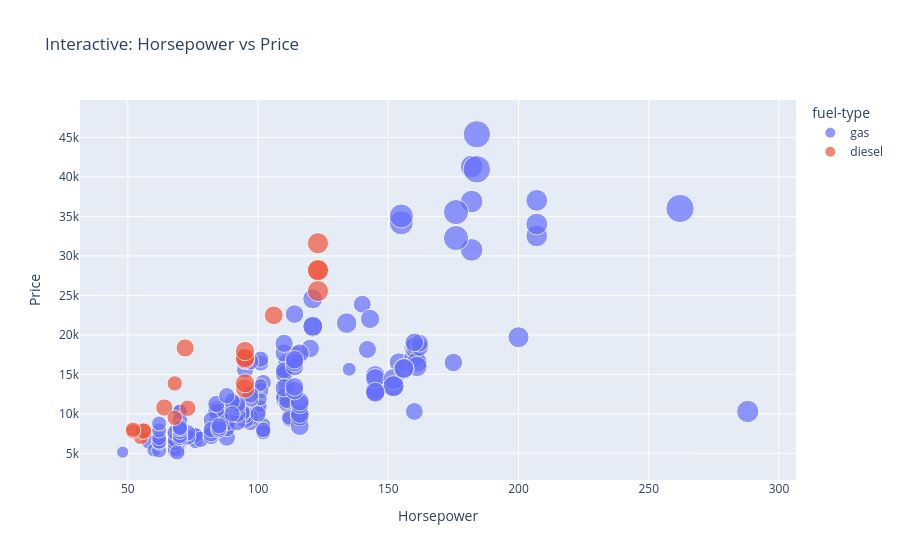

The notebook cell this image was saved under:
### Markdown cell above
### 6. Interactive Charts

**Interactive Scatter**

### Code cell
import plotly.express as px

fig = px.scatter(df_cleaned,
                 x='horsepower',
                 y='price',
                 color='fuel-type',
                 size='engine-size',
                 hover_data=['make','body-style'],
                 title='Interactive: Horsepower vs Price')

fig.update_layout(
    xaxis_title='Horsepower',
    yaxis_title='Price'
)

fig.show()

### Figure 1 — Plotly figure (JSON) as saved in the notebook; plotly's stock layout.template omitted (floating-point values rounded to 4 significant figures; data arrays with more than 128 entries replaced by an {"elided": "..."} marker saying what was removed)
{"data": [{"customdata": {"elided": "185x2 str values"}, "hovertemplate": "fuel-type=gas<br>horsepower=%{x}<br>price=%{y}<br>engine-size=%{marker.size}<br>make=%{customdata[0]}<br>body-style=%{customdata[1]}<extra></extra>", "legendgroup": "gas", "marker": {"color": "#636efa", "size": {"elided": "185 float values"}, "sizemode": "area", "sizeref": 0.815, "symbol": "circle"}, "mode": "markers", "name": "gas", "orientation": "v", "showlegend": true, "type": "scatter", "x": {"elided": "185 float values"}, "xaxis": "x", "y": {"elided": "185 float values"}, "yaxis": "y"}, {"customdata": [["mazda", "sedan"], ["mazda", "sedan"], ["mercedes-benz", "sedan"], ["mercedes-benz", "wagon"], ["mercedes-benz", "hardtop"], ["mercedes-benz", "sedan"], ["nissan", "sedan"], ["peugot", "sedan"], ["peugot", "wagon"], ["peugot", "sedan"], ["peugot", "wagon"], ["peugot", "sedan"], ["toyota", "sedan"], ["toyota", "hatchback"], ["toyota", "sedan"], ["volkswagen", "sedan"], ["volkswagen", "sedan"], ["volkswagen", "sedan"], ["volkswagen", "sedan"], ["volvo", "sedan"]], "hovertemplate": "fuel-type=diesel<br>horsepower=%{x}<br>price=%{y}<br>engine-size=%{marker.size}<br>make=%{customdata[0]}<br>body-style=%{customdata[1]}<extra></extra>", "legendgroup": "diesel", "marker": {"color": "#EF553B", "size": [122.0, 134.0, 183.0, 183.0, 183.0, 183.0, 103.0, 152.0, 152.0, 152.0, 152.0, 152.0, 110.0, 110.0, 110.0, 97.0, 97.0, 97.0, 97.0, 145.0], "sizemode": "area", "sizeref": 0.815, "symbol": "circle"}, "mode": "markers", "name": "diesel", "orientation": "v", "showlegend": true, "type": "scatter", "x": [64.0, 72.0, 123.0, 123.0, 123.0, 123.0, 55.0, 95.0, 95.0, 95.0, 95.0, 95.0, 56.0, 56.0, 73.0, 52.0, 52.0, 68.0, 68.0, 106.0], "xaxis": "x", "y": [10800.0, 18340.0, 25550.0, 28250.0, 28180.0, 31600.0, 7099.0, 13200.0, 13860.0, 16900.0, 17080.0, 17950.0, 7898.0, 7788.0, 10700.0, 7775.0, 7995.0, 9495.0, 13840.0, 22470.0], "yaxis": "y"}], "layout": {"legend": {"itemsizing": "constant", "title": {"text": "fuel-type"}, "tracegroupgap": 0}, "title": {"text": "Interactive: Horsepower vs Price"}, "xaxis": {"anchor": "y", "domain": [0, 1], "title": {"text": "Horsepower"}}, "yaxis": {"anchor": "x", "domain": [0, 1], "title": {"text": "Price"}}}}
